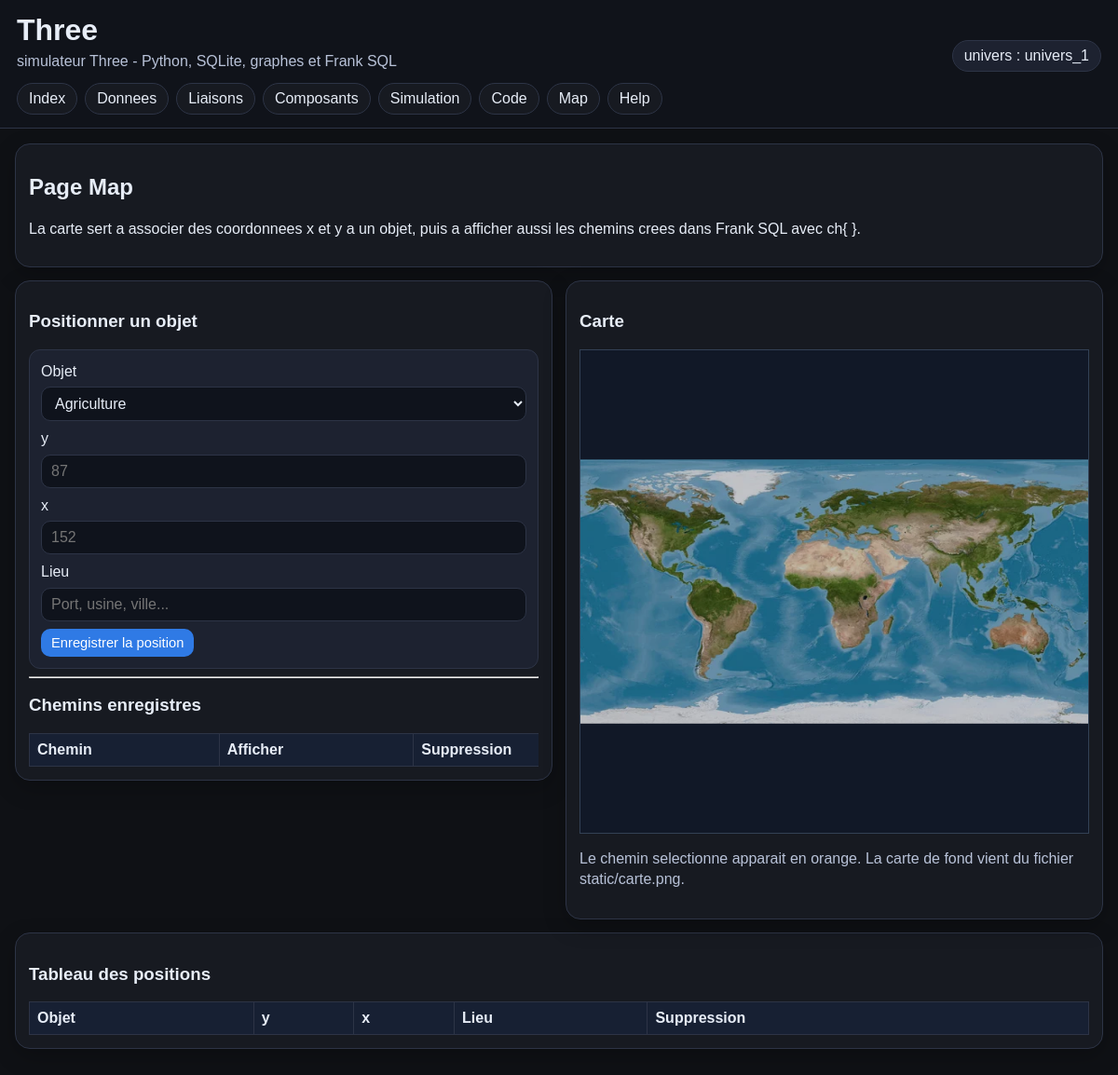
The page /map on the database as committed earlier.
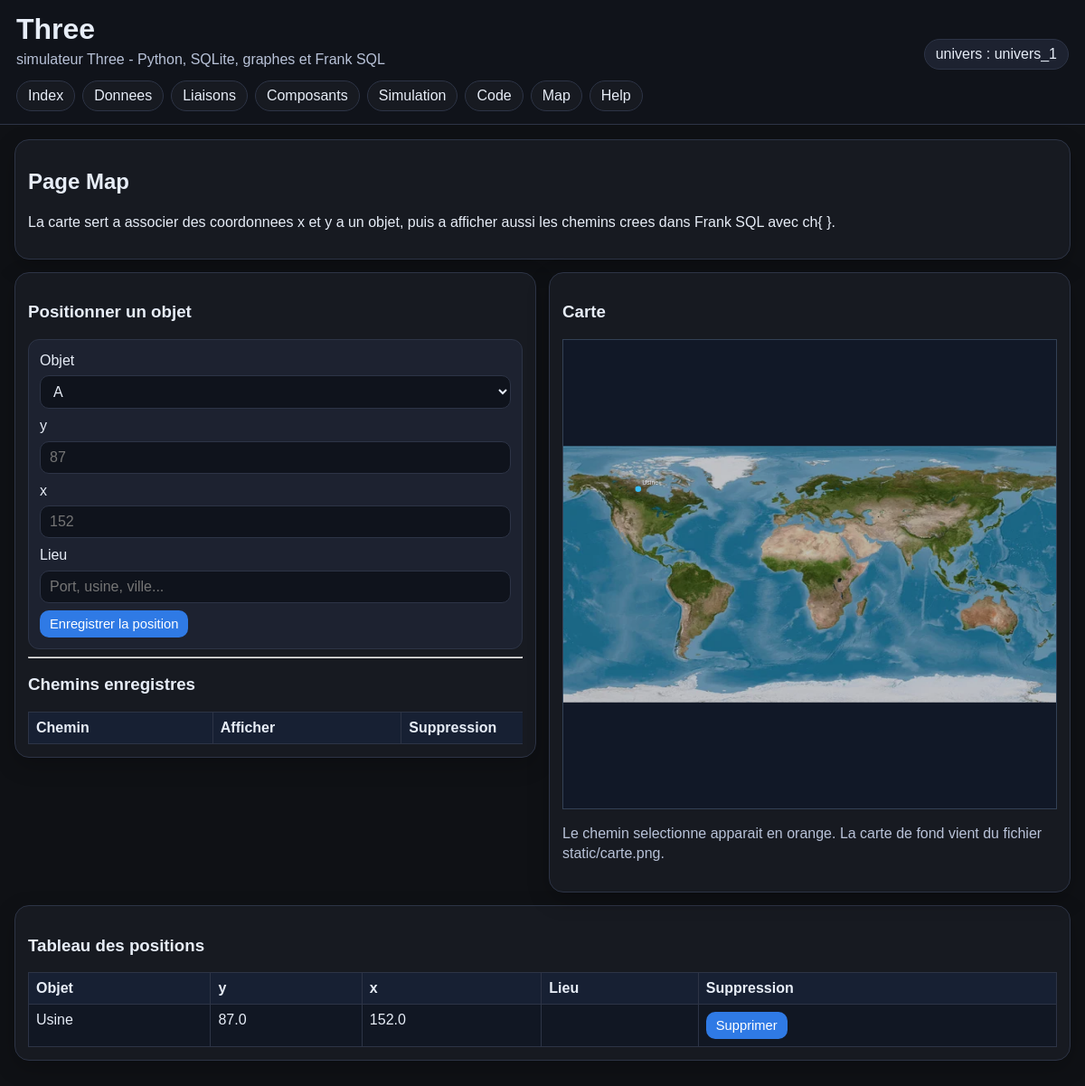
The same page on the database as committed later.
### tables this page shows
CREATE TABLE carte(id INTEGER PRIMARY KEY AUTOINCREMENT, objet_id INTEGER UNIQUE, latitude REAL, longitude REAL, lieu TEXT DEFAULT "");

CREATE TABLE objets_catalogue(id INTEGER PRIMARY KEY AUTOINCREMENT, nom TEXT UNIQUE, nom_table TEXT, id_local INTEGER);

### app.py (the view, shortened to what this page needs)
@app.route('/map', methods=['GET', 'POST'])
def page_map():
    chemin_id = request.args.get('chemin_id', request.form.get('chemin_id', ''))
    objets_catalogue = vers_dicts(base_donnees.liste_objets_catalogue())
    positions = vers_dicts(base_donnees.liste_positions())
    chemins = vers_dicts(base_donnees.liste_chemins())
    points = []
    for ligne in positions:
        x = float(ligne['longitude'])
        y = float(ligne['latitude'])
        points.append({
            'nom': ligne['nom'],
            'x': x,
            'y': y,
            'lieu': ligne['lieu']
        })
    chemin_selectionne = None
    points_chemin = []
    if chemin_id:
        points_chemin = vers_dicts(
            base_donnees.points_chemin(entier_ou_defaut(chemin_id, 0))
        )
        if points_chemin:
            chemin_selectionne = entier_ou_defaut(chemin_id, 0)
    return render_template(
        'map.html',
        objets_catalogue=objets_catalogue,
        positions=positions,
        points=points,
        chemins=chemins,
        chemin_selectionne=chemin_selectionne,
        points_chemin=points_chemin
    )

### app.py (called while the page is built)
def initialiser_univers():
    univers = session.get('univers', 'univers_1')
    base_donnees.choisir_univers(univers)

@app.before_request
def avant_requete():
    initialiser_univers()

@app.context_processor
def contexte_global():
    return {'nom_app': 'Three', 'univers_actuel': session.get('univers', 'univers_1')}

def vers_dicts(lignes):
    return [dict(ligne) for ligne in lignes]

### base_donnees.py (called while the page is built)
def choisir_univers(nom_univers):
    global UNIVERS_ACTUEL
    if nom_univers not in ('univers_1', 'univers_2', 'univers_3'):
        nom_univers = 'univers_1'
    UNIVERS_ACTUEL = nom_univers
    creer_tables()

def chemin_bdd():
    os.makedirs(DOSSIER_DATA, exist_ok=True)
    return os.path.join(DOSSIER_DATA, UNIVERS_ACTUEL + '.db')

def connexion():
    con = sqlite3.connect(chemin_bdd())
    con.row_factory = sqlite3.Row
    con.execute('PRAGMA foreign_keys = ON')
    return con

def executer(requete, parametres=()):
    with connexion() as con:
        con.execute(requete, tuple(parametres))
        con.commit()

def lire_tout(requete, parametres=()):
    with connexion() as con:
        return con.execute(requete, tuple(parametres)).fetchall()

### templates/map.html (shortened to what this page needs)
{% extends "base.html" %}
{% block contenu %}
<section class="bloc bloc-compact">
    <h2>Page Map</h2>
    <p>La carte sert a associer des coordonnees x et y a un objet, puis a afficher aussi les chemins crees dans Frank SQL avec ch{ }.</p>
</section>
<div class="grille-2">
    <section class="bloc">
        <h3>Positionner un objet</h3>
        <form method="post" class="carte-formulaire compacte-formulaire">
            <label>Objet</label><select name="objet_id">{% for objet in objets_catalogue %}<option value="{{ objet.id }}">{{ objet.nom }}</option>{% endfor %}</select>
            <label>y</label><input name="latitude" id="champ-y" placeholder="87">
            <label>x</label><input name="longitude" id="champ-x" placeholder="152">
            <label>Lieu</label><input name="lieu" placeholder="Port, usine, ville...">
            <button type="submit" class="btn-mini">Enregistrer la position</button>
        </form>
        <hr>
        <h3>Chemins enregistres</h3>
        <div class="zone-defilement-hauteur">
            <table class="tableau-large">
                <tr><th>Chemin</th><th>Afficher</th><th>Suppression</th></tr>
            </table>
        </div>
    </section>
    <section class="bloc">
        <h3>Carte</h3>
        <div style="position:relative;width:1000px;max-width:100%;height:520px;border:1px solid #334155;background:#0f172a;overflow:auto;">
            <svg id="plan-map" viewBox="0 0 1000 520" style="width:100%;height:100%;background:#111827;">
                <image href="{{ url_for('static', filename='carte.png') }}" x="0" y="0" width="1000" height="520" preserveAspectRatio="none"></image>
                <rect x="0" y="0" width="1000" height="520" fill="#0b1220" opacity="0.25"></rect>
                {% if points_chemin %}
                <polyline fill="none" stroke="#f59e0b" stroke-width="4" points="{% for point in points_chemin %}{{ point.x }},{{ point.y }} {% endfor %}"></polyline>
                {% endif %}
                {% for point in points %}
                <circle cx="{{ point.x }}" cy="{{ point.y }}" r="6" fill="#38bdf8"></circle>
                <text x="{{ point.x + 8 }}" y="{{ point.y - 8 }}" fill="#e2e8f0" font-size="13">{{ point.nom }}</text>
                {% endfor %}
                {% for point in points_chemin %}
                <circle cx="{{ point.x }}" cy="{{ point.y }}" r="5" fill="#f59e0b"></circle>
                <text x="{{ point.x + 8 }}" y="{{ point.y + 16 }}" fill="#fde68a" font-size="12">{{ point.nom_point }}</text>
                {% endfor %}
            </svg>
        </div>
        <p class="note">Le chemin selectionne apparait en orange. La carte de fond vient du fichier static/carte.png.</p>
    </section>
</div>
<section class="bloc">
    <h3>Tableau des positions</h3>
    <div class="zone-defilement-hauteur">
        <table class="tableau-large">
            <tr><th>Objet</th><th>y</th><th>x</th><th>Lieu</th><th>Suppression</th></tr>
            {% for ligne in positions %}
            <tr><td>{{ ligne.nom }}</td><td>{{ ligne.latitude }}</td><td>{{ ligne.longitude }}</td><td></td><td><form method="post" class="inline"><button type="submit" class="btn-mini">Supprimer</button></form></td></tr>
            {% endfor %}
        </table>
    </div>
</section>
{% endblock %}

Rows that differ between the two databases and show on the page:
added carte: nom "Usine", latitude "87.0", longitude "152.0"
Other text that changed with them:
form field objet_id: "Agriculture" → "A"
